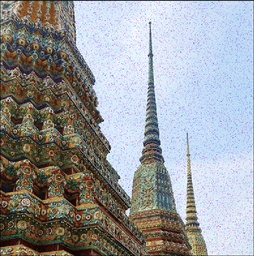
#> input picture Assignments/Assignment #3/src/noisy1.jpg, 254 x 256 px, shrunk from 1252 x 1262 before the run
$ python gaussian_blur.py
#> lines starting #> are read from the running program, lines starting #| are printed output that depends on the picture
"""
Reads in a noisy image, applies a Gaussian blurring filter to it, and saves the resulting image.
"""

import time

import matplotlib.pyplot as plt
import numpy as np
from numba import jit
from PIL import Image

KERNEL_LENGTH = 5
SIGMA = 1


@jit(nopython=True)
def generate_kernel():
    """
    Generates Gaussian kernel with length and sigma.
    """
    ax = np.linspace(
        -(KERNEL_LENGTH - 1) / 2.0, (KERNEL_LENGTH - 1) / 2.0, KERNEL_LENGTH
    )
    gauss = np.exp(-0.5 * np.square(ax) / np.square(SIGMA))
    k = np.outer(gauss, gauss)
    return k / np.sum(k)  # Return the normalized kernel.


@jit(nopython=True)
def blur(in_img, out_img, k):
    """
    Applies the Gaussian kernel to the noisy image and saves the resulting image.
    """
    for c in range(3):
        for x in range(in_img.shape[1]):
            for y in range(in_img.shape[0]):
                val = 0
                for i in range(-(KERNEL_LENGTH // 2), ((KERNEL_LENGTH // 2) + 1)):
                    for j in range(-(KERNEL_LENGTH // 2), ((KERNEL_LENGTH // 2) + 1)):
                        if (
                            (x + i < in_img.shape[1])
                            and (x + i >= 0)
                            and (y + j < in_img.shape[0])
                            and (y + j >= 0)
                        ):
                            val += int(in_img[y + j, x + i, c]) * k[i, j]
                out_img[y, x, c] = val


if __name__ == "__main__":
    img = np.array(Image.open("noisy1.jpg"))  # Open the noisy image.
#> img is the input picture: shape (256, 254, 3); mean R, G, B 151.5, 153.2, 156.6
    imgblur = img.copy()  # Save a copy of the noisy image.
    start = time.time()  # Get the start time.
    kernel = generate_kernel()  # Generate the kernel.
    blur(img, imgblur, kernel)  # Blur the image.
    end = time.time()  # Get the end time.
    print(f"Elapsed = {(end - start)}")  # Print the elapsed time.

    # Display and save blurred image.
    fig = plt.figure()
    axes = fig.add_subplot(1, 2, 1)
    imgplot = plt.imshow(img)
    axes.set_title("Before")
    axes = fig.add_subplot(1, 2, 2)
    imgplot = plt.imshow(imgblur)
    axes.set_title("After")
    img2 = Image.fromarray(imgblur)
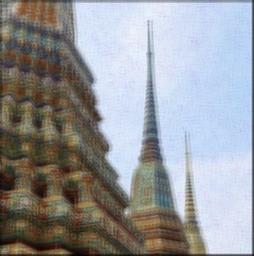
#> img2: PIL image 254x256 RGB; mean R, G, B 149.6, 151.3, 154.7
    img2.save("blurred.jpg")
    plt.show()
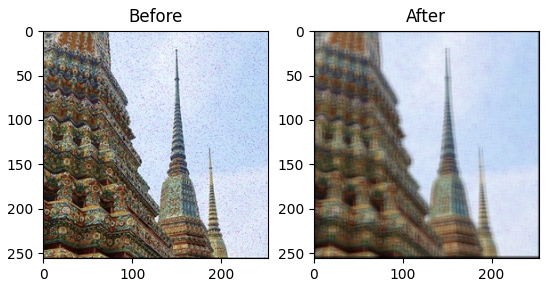
#> figure drawn by matplotlib, 2 panels
